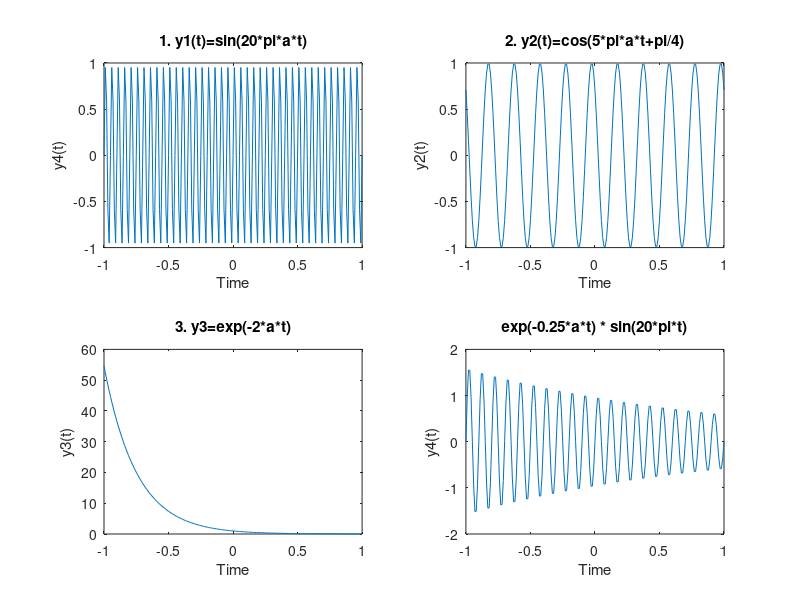

Write MATLAB code to recreate this figure.
%Problem 1- Generating Signals

%Initializing a (i.e. alpha)
a = 1 + mod(157, 3);

%Initializing time vector
t = -1:0.01:1;

%Subproblem 1.1
y1 = sin(20 * pi * a * t);
subplot(2,2,1)
plot(t, y1)
title('1. y1(t)=sin(20*pi*a*t)')
xlabel('Time')
ylabel('y4(t)')

%Subproblem 1.2
y2 = cos(5 * pi * a * t + pi/4);
subplot(2,2,2)
plot(t, y2)
title('2. y2(t)=cos(5*pi*a*t+pi/4)')
xlabel('Time')
ylabel('y2(t)')

%Subproblem 1.3
y3 = exp(-2 * a * t);
subplot(2,2,3)
plot(t, y3)
title('3. y3=exp(-2*a*t)')
xlabel('Time')
ylabel('y3(t)')

%Subproblem 1.4
y4 = (exp(-0.25 * a * t)) .* sin(20 * pi * t);
subplot(2,2,4)
plot(t, y4)
title('exp(-0.25*a*t) * sin(20*pi*t)')
xlabel('Time')
ylabel('y4(t)')
